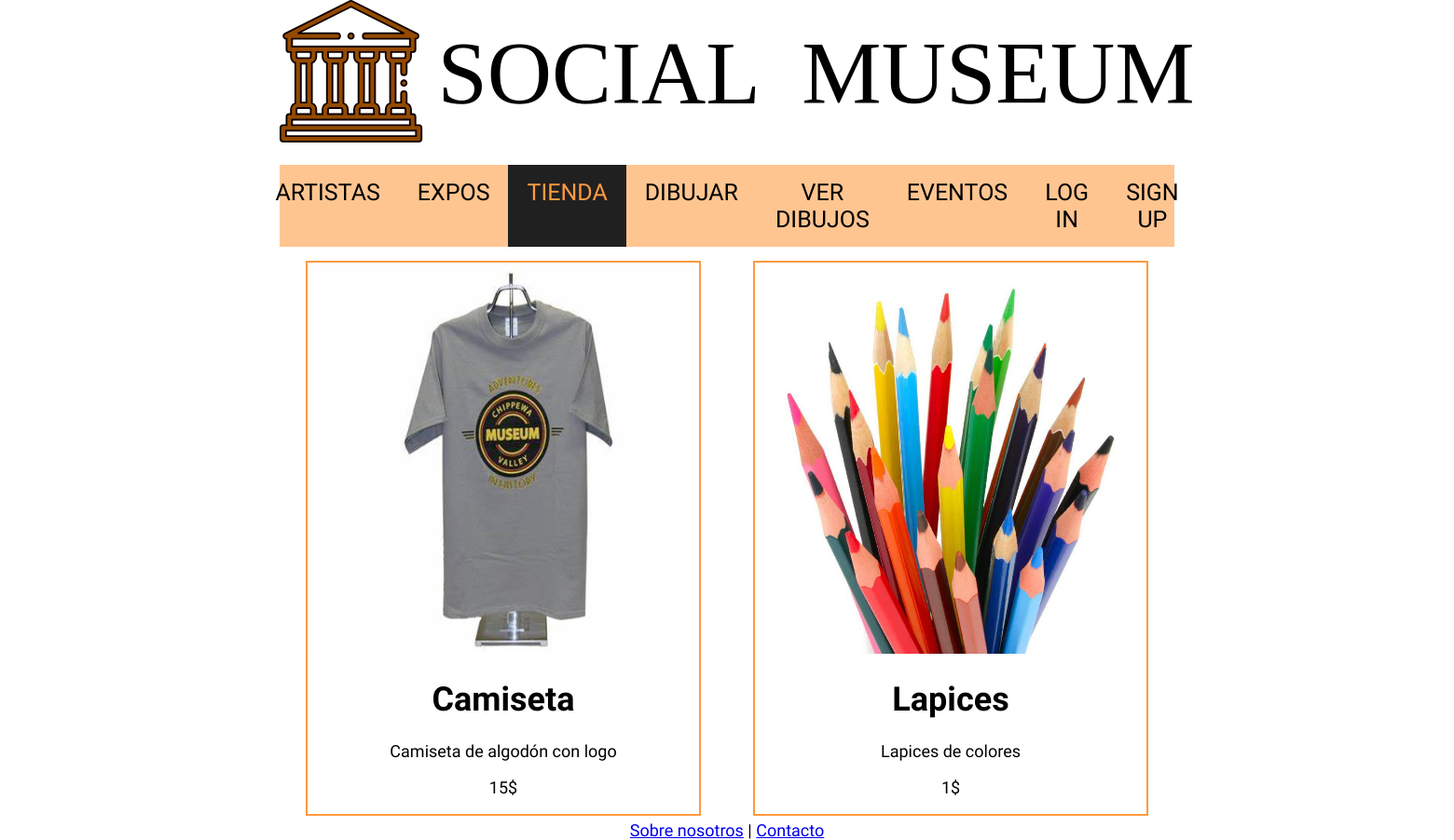
/tienda.php, run on an earlier commit of the app's database.
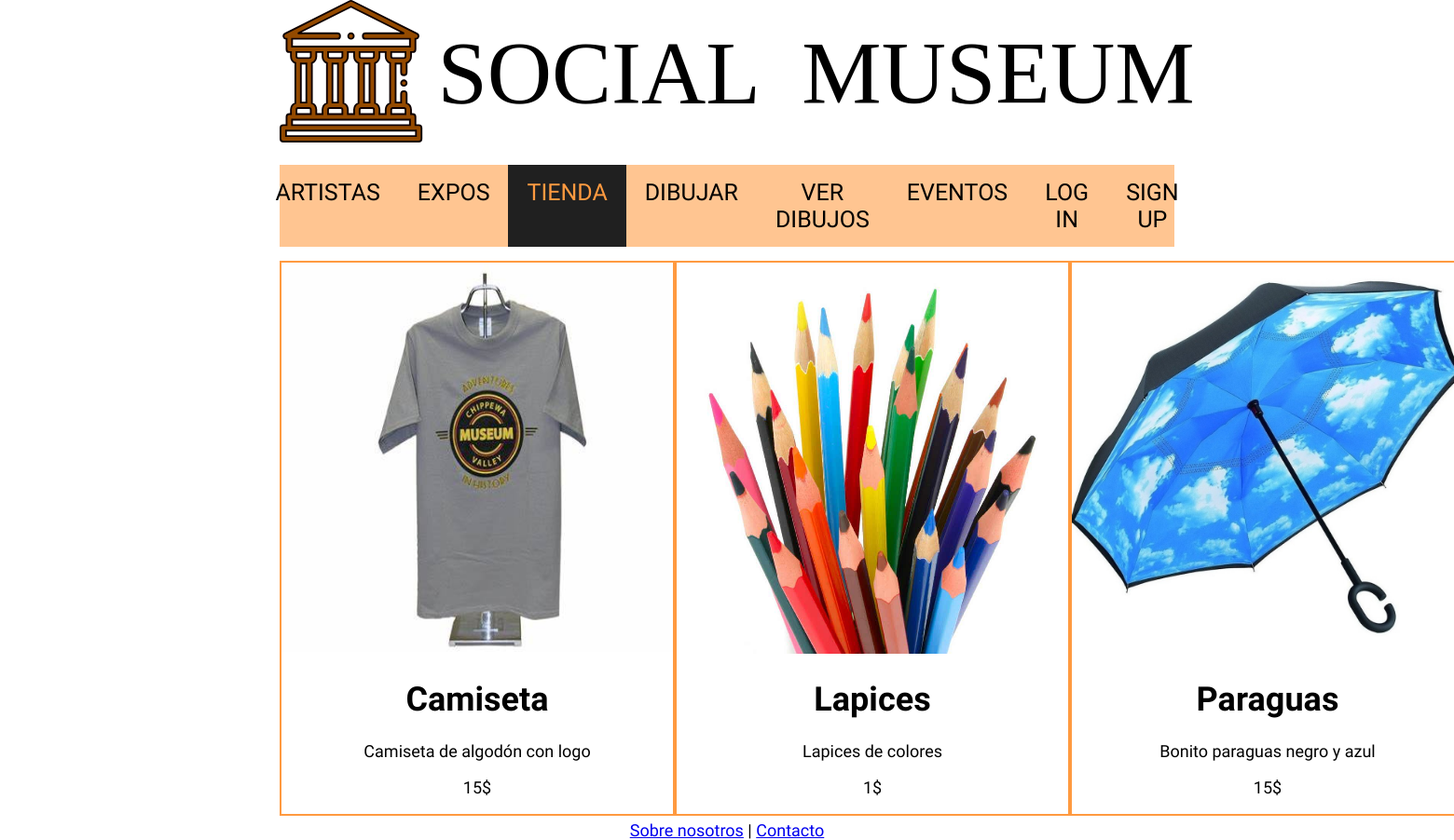
And on a later commit of the database.
### tables this page shows
CREATE TABLE `productos` (
  `id` int(11) NOT NULL,
  `nombre` varchar(25) DEFAULT NULL,
  `descripcion` varchar(255) DEFAULT NULL,
  `precio` float NOT NULL DEFAULT 0,
  `unidades` int(11) NOT NULL DEFAULT 0
);

### includes/Producto.php (called while the page is built, shortened)
<?php
class Producto
{
    public static function buscaProductoID($id){
        $app = Aplicacion::getInstance();
        $conn = $app->conexionBd();
		$query = sprintf("SELECT * FROM Productos P WHERE P.id = '%d'", $conn->real_escape_string($id));
        $rs = $conn->query($query);
        $result = false;
        if ($rs) {
            if ( $rs->num_rows == 1) {
                $fila = $rs->fetch_assoc();
				$producto = new Producto($fila['nombre'], $fila['descripcion'], $fila['precio'], $fila['unidades']);
                $producto->id = $fila['id'];
                $result = $producto;
            }
        } else {
            echo "Error al consultar en la BD: (" . $conn->errno . ") " . utf8_encode($conn->error);
            exit();
        }
        return $result;
    }
    private $nombre;
    private $descripcion;
    private $precio;
    private function __construct($nombre, $descripcion, $precio, $unidades)
    {
        $this->nombre= $nombre;
        $this->descripcion = $descripcion;
		$this->precio = $precio;
    }
	public function precio()
    {
        return $this->precio;
    }
    public function nombre()
    {
        return $this->nombre;
    }
    public function descripcion()
    {
        return $this->descripcion;
    }
	public static function todosProductos(){
		$query = sprintf("SELECT * FROM Productos WHERE unidades > 0");
		$productos = self:: consulta($query);
		return $productos;
	}
	private static function consulta($query){
		$app = Aplicacion::getInstance();
        $conn = $app->conexionBd();
        $rs = $conn->prepare($query);
        $rs->execute();
		return $rs->get_result();
	}
}

### includes/MostradorProductos.php (the view, shortened to what this page needs)
<?php
class MostradorProductos {
    public function muestra(){
	$productos = Producto::todosProductos();
	$filas = $productos->num_rows;
    $html = "";
    if($filas == 0){
        $html = <<<EOF
            <p> ¡No hay productos en la tienda! </p>
        EOF;
    }
    else{
        foreach($productos as $producto){
            $id = $producto['id'] ?? null;
            if(!empty($id)){
                $html .= self::muestraProductoPorID($id);
            }
            }
        }
    return $html;
    }
    public function muestraProductoPorID($id){
        $product = Producto::buscaProductoID($id);
        $descripcion = $product->descripcion();
        $precio = $product->precio();
        $nombre = $product->nombre();
        $path = "img/productos/".$nombre.".jpg";
            $html = <<<EOF
            <div class="product-info">
            <div class="product-text">
            <img src=$path height="420" width="420">
            <h1>$nombre</h1>
            <p>$descripcion </p>
            </div>
            <div class="product-price-btn">
            <p><span>$precio</span>$</p>
EOF;
            $html .= <<<EOF
            </div>
            </div>
            EOF;
        return $html;
    }
}
?>

What changed in the data, as far as the page shows it:
added productos: nombre (picture), nombre "Paraguas", descripcion "Bonito paraguas negro y azul", precio "15"
